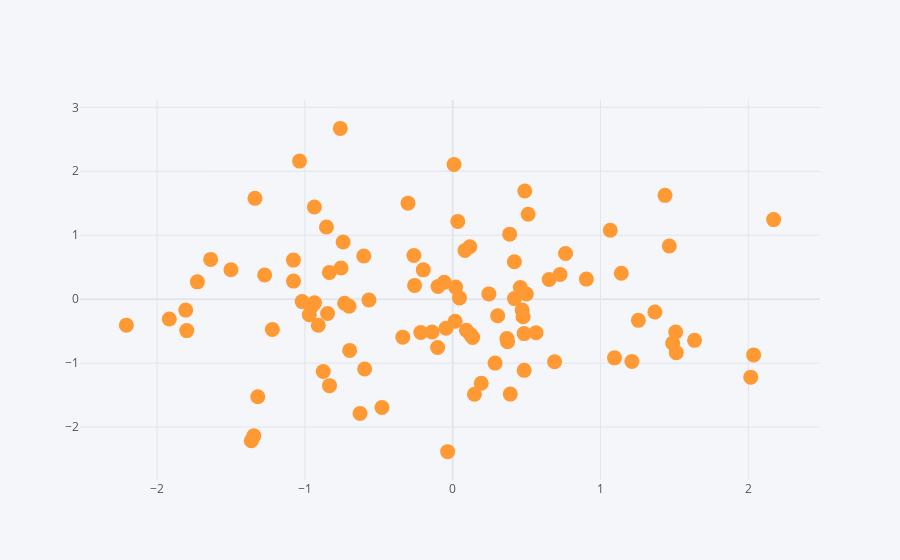

The cell this chart's notebook holds for it:
### Code cell
df.iplot(kind='scatter',x='John',y='Doe',mode='markers',size=15)
